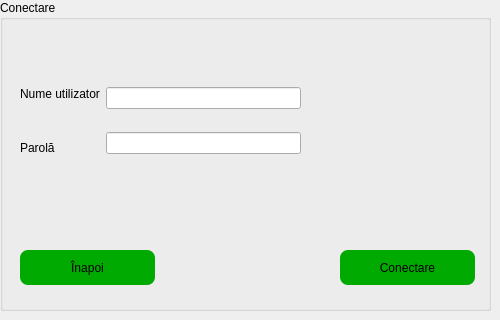
    <widget class="QWidget" name="page_2">
     <widget class="QGroupBox" name="groupBox">
      <property name="geometry">
       <rect>
        <x>0</x>
        <y>0</y>
        <width>491</width>
        <height>311</height>
       </rect>
      </property>
      <property name="styleSheet">
       <string notr="true">font: 12pt &quot;Times New Roman&quot;;
</string>
      </property>
      <property name="title">
       <string>Conectare</string>
      </property>
      <widget class="QPushButton" name="pushButton_conectare">
       <property name="geometry">
        <rect>
         <x>340</x>
         <y>250</y>
         <width>135</width>
         <height>35</height>
        </rect>
       </property>
       <property name="styleSheet">
        <string notr="true">#pushButton_conectare{
	font: 12pt &quot;Times New Roman&quot;;
		background-color: rgb(0, 170, 0);
 border-radius:8px;
}
#pushButton_conectare:hover{
	font: 12pt &quot;Times New Roman&quot;;

background-color: rgb(179, 255, 0);
border-radius:5px;

}</string>
       </property>
       <property name="text">
        <string>Conectare</string>
       </property>
      </widget>
      <widget class="QPushButton" name="pushButton_inapoi">
       <property name="geometry">
        <rect>
         <x>20</x>
         <y>250</y>
         <width>135</width>
         <height>35</height>
        </rect>
       </property>
       <property name="styleSheet">
        <string notr="true">#pushButton_inapoi{
	font: 12pt &quot;Times New Roman&quot;;
		background-color: rgb(0, 170, 0);
	
 border-radius:8px;
}
#pushButton_inapoi:hover{
	font: 12pt &quot;Times New Roman&quot;;

background-color: rgb(179, 255, 0);
border-radius:5px;

}</string>
       </property>
       <property name="text">
        <string>Înapoi</string>
       </property>
      </widget>
      <widget class="QWidget" name="layoutWidget">
       <property name="geometry">
        <rect>
         <x>20</x>
         <y>70</y>
         <width>281</width>
         <height>101</height>
        </rect>
       </property>
       <layout class="QHBoxLayout" name="horizontalLayout">
        <item>
         <layout class="QVBoxLayout" name="verticalLayout_2">
          <item>
           <widget class="QLabel" name="label_nume_utilizator">
            <property name="styleSheet">
             <string notr="true">font: 12pt &quot;Times New Roman&quot;;</string>
            </property>
            <property name="text">
             <string>Nume utilizator</string>
            </property>
           </widget>
          </item>
          <item>
           <widget class="QLabel" name="label_parila">
            <property name="styleSheet">
             <string notr="true">font: 12pt &quot;Times New Roman&quot;;</string>
            </property>
            <property name="text">
             <string>Parolă</string>
            </property>
           </widget>
          </item>
         </layout>
        </item>
        <item>
         <layout class="QVBoxLayout" name="verticalLayout">
          <item>
           <widget class="QLineEdit" name="lineEdit_nume_utilizator"/>
          </item>
          <item>
           <widget class="QLineEdit" name="lineEdit_parola">
            <property name="echoMode">
             <enum>QLineEdit::Password</enum>
            </property>
           </widget>
          </item>
         </layout>
        </item>
       </layout>
      </widget>
     </widget>
    </widget>
